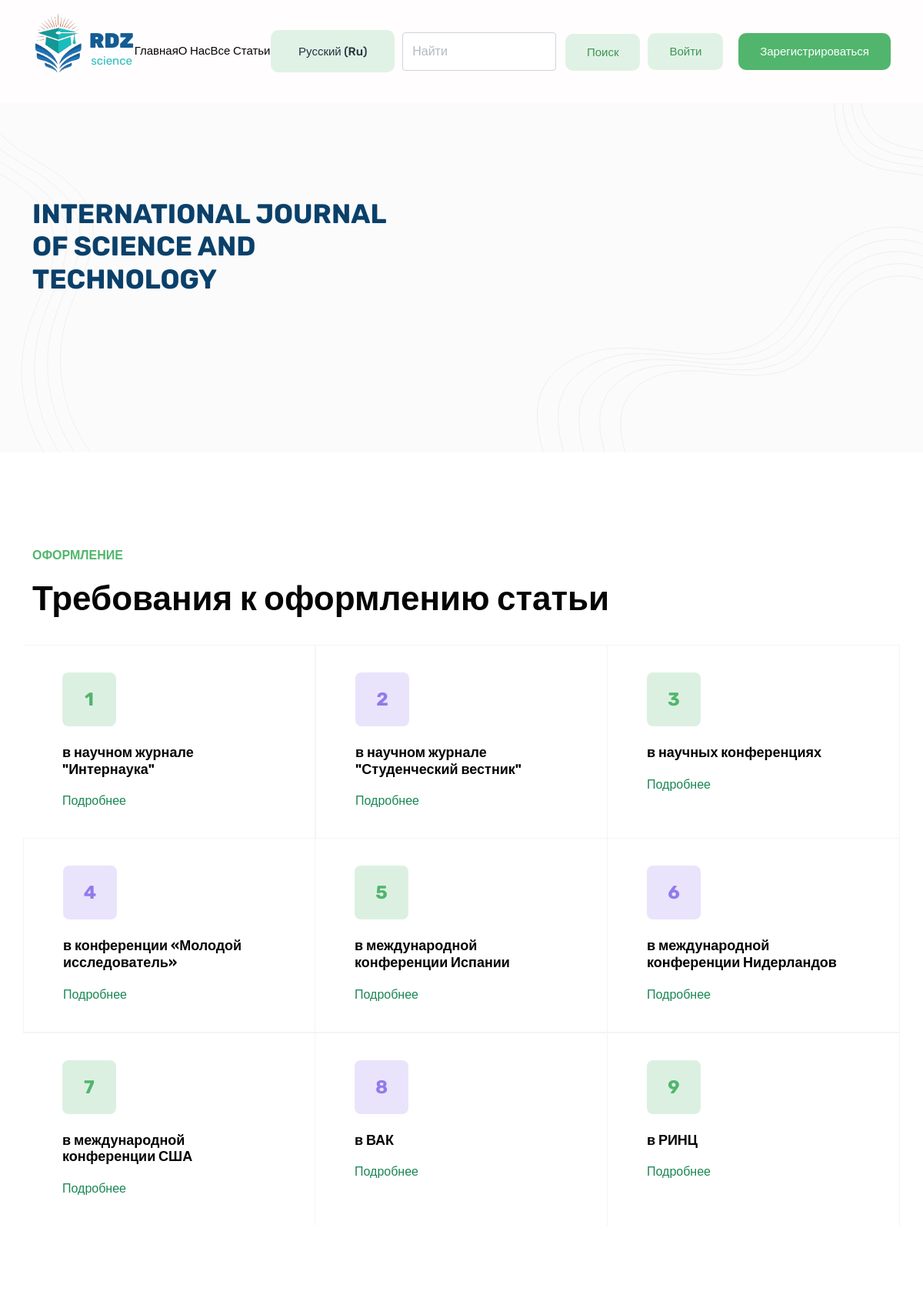
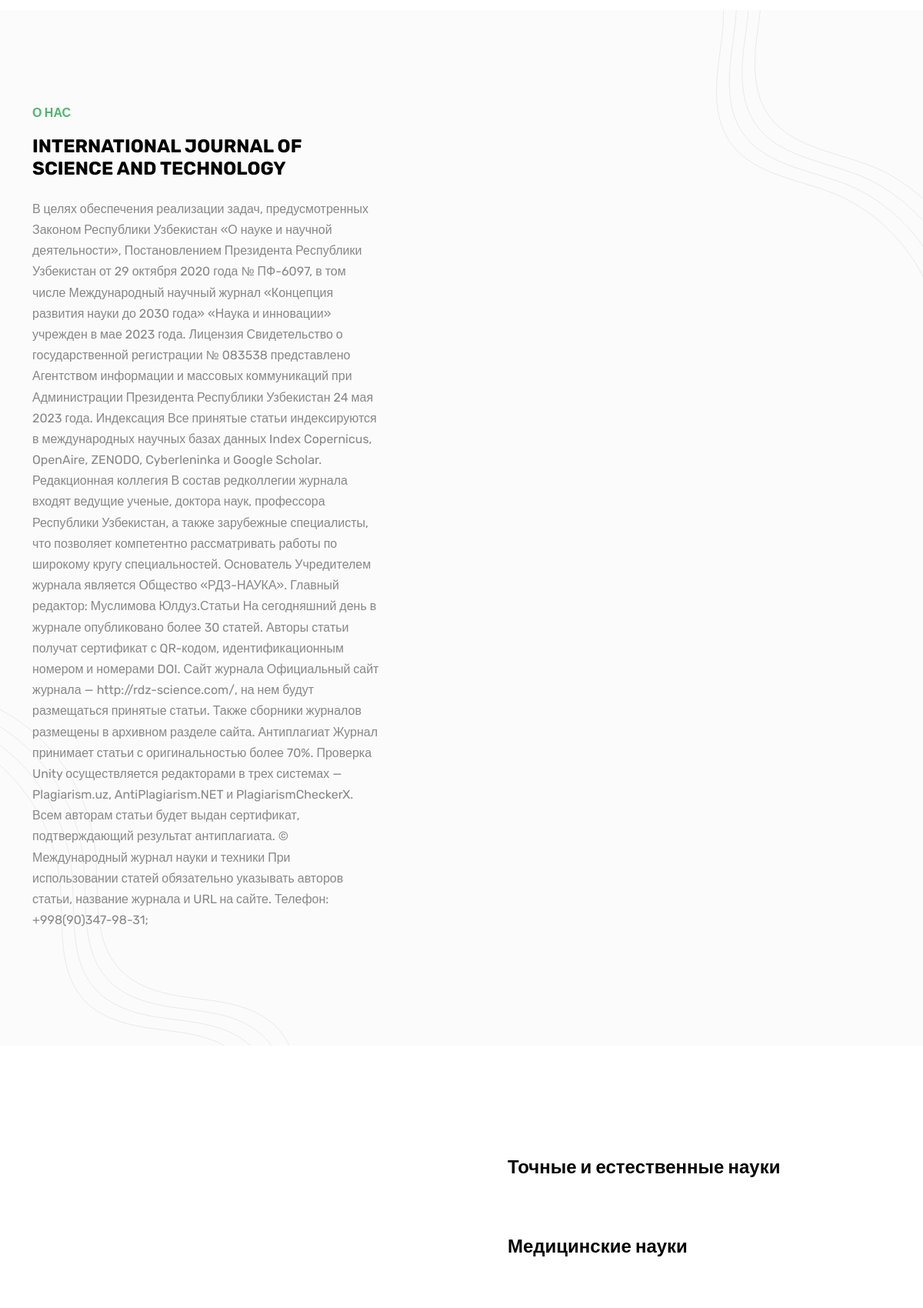
The page / (upper part) on the database its author committed (2 pictures, top to bottom).
### app/models.py (models this page shows)
class Article(models.Model):
    name_article = models.CharField(max_length=255, verbose_name='Требования к оформлению статьи...(в научном...    )')
    min_volume = models.CharField(max_length=255, verbose_name='Минимальный объем статьи', blank=True, null=True)
    font = models.CharField(max_length=255, verbose_name='Шрифт', blank=True, null=True)
    font_size = models.CharField(max_length=255, verbose_name='Размер шрифта', blank=True, null=True)
    line_spacing = models.CharField(max_length=255,  verbose_name='Междустрочный интервал', blank=True, null=True)
    margins = models.CharField(max_length=255, verbose_name='Поля', blank=True, null=True)
    journal_languages = models.CharField(max_length=255, verbose_name='Языки журнала', blank=True, null=True)
    header_title = models.TextField(blank=True, null=True, verbose_name='Заголовок/название статьи', max_length=255)
    author_name = models.TextField(blank=True, null=True, verbose_name='ФИО автора', max_length=255)
    student_info = models.TextField(blank=True, null=True, verbose_name=' Ученое звание, Студент, магистрант или аспирант, вуз, страна, город', max_length=255)
    supervisor = models.TextField(blank=True, null=True, verbose_name='Научный руководитель', max_length=255)
    annotation = models.TextField(blank=True, null=True, verbose_name='Аннотация', max_length=255)
    key_words = models.TextField(blank=True, null=True, verbose_name='Ключевые слова', max_length=255)
    article_text = models.TextField(blank=True, null=True, verbose_name='Текст статьи/Текст статьи на английском языке', max_length=255)
    bibliography = models.TextField(blank=True, null=True, verbose_name='Список литературы/Список литературы на английском языке', max_length=255)
    instruction = models.FileField(upload_to='reqs/', blank=True, verbose_name='Инструкция оформления')
    class Meta:
        verbose_name = 'Требование статьи'
        verbose_name_plural = 'Требования статей'

### app/views.py (the view)
# urls.py: path('',home,name='home'),
def home(request):
    requirements = Article.objects.all()
    popular_blogs = Blog.objects.filter(approved=True).order_by('-views_count')[:4]
    context = {
        'popular_blogs': popular_blogs,
        'reqs': requirements
    }
    return render(request, 'home.html', context)

### app/context_processors.py (called while the page is built)
def languages(request):
    return {
        'LANGUAGES': settings.LANGUAGES,
        'LANGUAGE_CODE': request.LANGUAGE_CODE,
    }

### app/templates/home.html (shortened to what this page needs)
{% extends 'base.html' %}
{% load static %}
{% load i18n %}
{% load bleach_tags %}
{% block content %}
<section class="banner bg-tertiary position-relative overflow-hidden">
  <div class="container">
    <div class="row align-items-center justify-content-center">
      <div class="col-lg-6 mb-5 mb-lg-0">
        <div class="block text-center text-lg-start pe-0 pe-xl-5">
          <h1 class="text-capitalize mb-4" style="font-size:2.2rem;color:#0a406a;"> INTERNATIONAL JOURNAL OF SCIENCE AND TECHNOLOGY </h1>
        </div>
      </div>
      <div class="col-lg-6">
        <div class="ps-lg-5 text-center">
          <img loading="lazy" decoding="async" src="{% static 'mac.jpg' %}" style="border-radius:25px;" alt="banner image"
            class="w-100">
        </div>
      </div>
    </div>
  </div>
  <div class="has-shapes">
  </div>
</section>
<section class="section">
  <div class="container">
    <p class="text-primary text-uppercase fw-bold mb-3">{% trans 'Оформление' %}</p>
    <h1>{% trans 'Требования к оформлению статьи' %} </h1>
    <br>
    <div class="row">
      {% for req in reqs %}
      <div class="col-lg-4 col-md-6 service-item">
        <a class="text-black" href="{% url 'about_article' id=req.id %}">
          <div class="block"> <span class="colored-box text-center h3 mb-4">{{ forloop.counter|add:'00' }}</span>
            <h5 class="mb-3 service-title">{{ req.name_article }}</h5>
            <p class="mb-0 service-description text-success">{% trans 'Подробнее' %}</p>
          </div>
        </a>
      </div>
      {% endfor %}
    </div>
  </div>
</section>
<section class="about-section section bg-tertiary position-relative overflow-hidden" id="ab">
  <div class="container">
    <div class="row align-items-center">
      <div class="col-lg-5">
        <div class="section-title">
          <p class="text-primary text-uppercase fw-bold mb-3">{% trans 'О нас' %}</p>
          <h3> INTERNATIONAL JOURNAL OF SCIENCE AND TECHNOLOGY
             </h3>
          <p class="lead mb-0 mt-4">
          <p>{% trans ' В целях обеспечения реализации задач, предусмотренных Законом Республики Узбекистан «О науке и научной деятельности», Постановлением Президента Республики Узбекистан от 29 октября 2020 года № ПФ-6097, в том числе Международный научный журнал «Концепция развития науки до 2030 года» «Наука и инновации» учрежден в мае 2023 года. Лицензия Свидетельство о государственной регистрации № 083538 представлено Агентством информации и массовых коммуникаций при Администрации Президента Республики Узбекистан 24 мая 2023 года. Индексация Все принятые статьи индексируются в международных научных базах данных Index Copernicus, OpenAire, ZENODO, Cyberleninka и Google Scholar. Редакционная коллегия В состав редколлегии журнала входят ведущие ученые, доктора наук, профессора Республики Узбекистан, а также зарубежные специалисты, что позволяет компетентно рассматривать работы по широкому кругу специальностей. Основатель  Учредителем журнала является Общество «РДЗ-НАУКА». Главный редактор: Муслимова Юлдуз.Статьи На сегодняшний день в журнале опубликовано более 30 статей. Авторы статьи получат сертификат с QR-кодом, идентификационным номером и номерами DOI. Сайт журнала Официальный сайт журнала — http://rdz-science.com/, на нем будут размещаться принятые статьи. Также сборники журналов размещены в архивном разделе сайта. Антиплагиат Журнал принимает статьи с оригинальностью более 70%. Проверка Unity осуществляется редакторами в трех системах — Plagiarism.uz, AntiPlagiarism.NET и PlagiarismCheckerX. Всем авторам статьи будет выдан сертификат, подтверждающий результат антиплагиата. © Международный журнал науки и техники При использовании статей обязательно указывать авторов статьи, название журнала и URL на сайте. Телефон: +998(90)347-98-31;' %}
          </p>
          </p>
        </div>
      </div>
      <div class="col-lg-7 text-center text-lg-end">
        <img loading="lazy" decoding="async" src="{% static 'mac2.jpg' %}" style="border-radius:30px;" alt="About Ourselves"
          class="img-fluid">
      </div>
    </div>
  </div>
  <div class="has-shapes">
  </div>
</section>
<section class="section">
  <div class="container">
    <div class="row align-items-center justify-content-between">
      <div class="col-lg-6">
     <div class="row">
       <div class="col">
        <div class="difference-of-us-item p-3 rounded mr-0 me-lg-4 ">
          <div class="d-block d-sm-flex align-items-center m-2">
            <div class="block">
              <h3 class="mb-3">{% trans 'Точные и естественные науки' %}</h3>
            </div>
          </div>
        </div>
        <div class="difference-of-us-item p-3 rounded mr-0 me-lg-4 ">
          <div class="d-block d-sm-flex align-items-center m-2">
            <div class="block">
              <h3 class="mb-3">{% trans 'Медицинские науки' %}</h3>
            </div>
          </div>
        </div>
        <div class="difference-of-us-item p-3 rounded mr-0 me-lg-4">
        </div>
        </div>
  </div>
      </div>
    </div>
  </div>
</section>
{% endblock %}

### rows shown on the page
Article: name_article "в научном журнале \"Интернаука\""
Article: name_article "в научном журнале \"Студенческий вестник\""
Article: name_article "в научных конференциях"
Article: name_article "в конференции «Молодой исследователь»"
Article: name_article "в международной конференции Испании"
Article: name_article "в международной конференции Нидерландов"
Article: name_article "в международной конференции США"
Article: name_article "в ВАК"
Article: name_article "в РИНЦ"

### other values the page prints
form field language "Русский (ru)"
